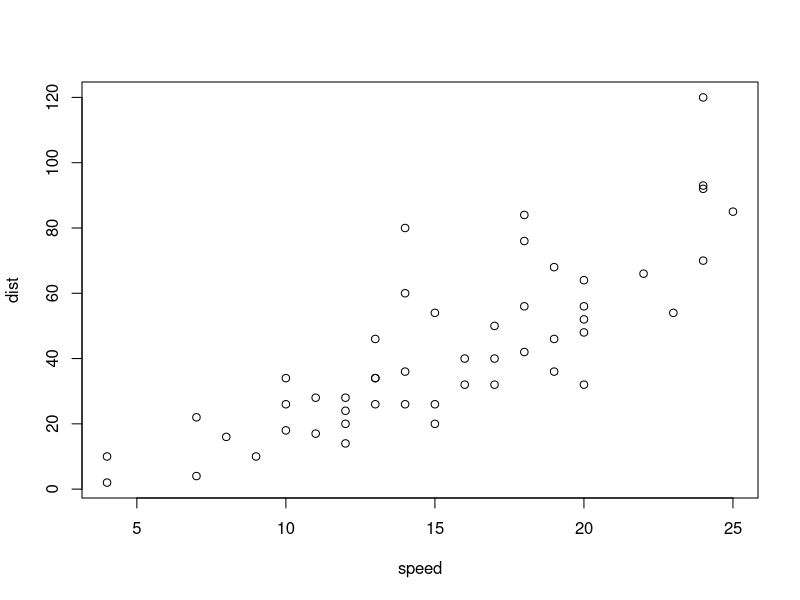
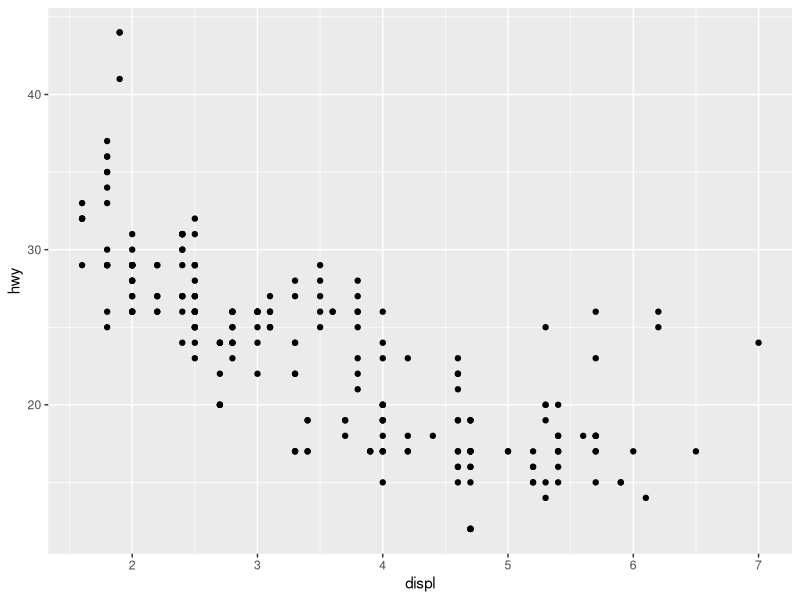
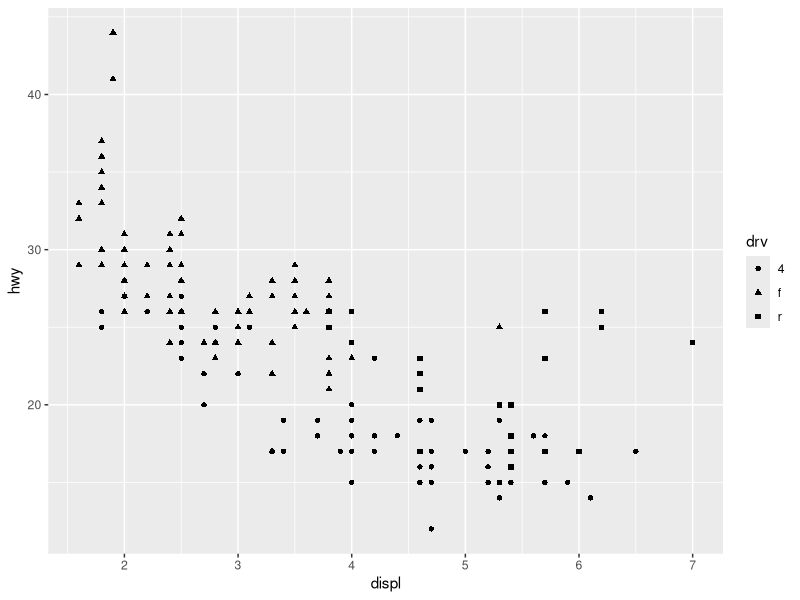
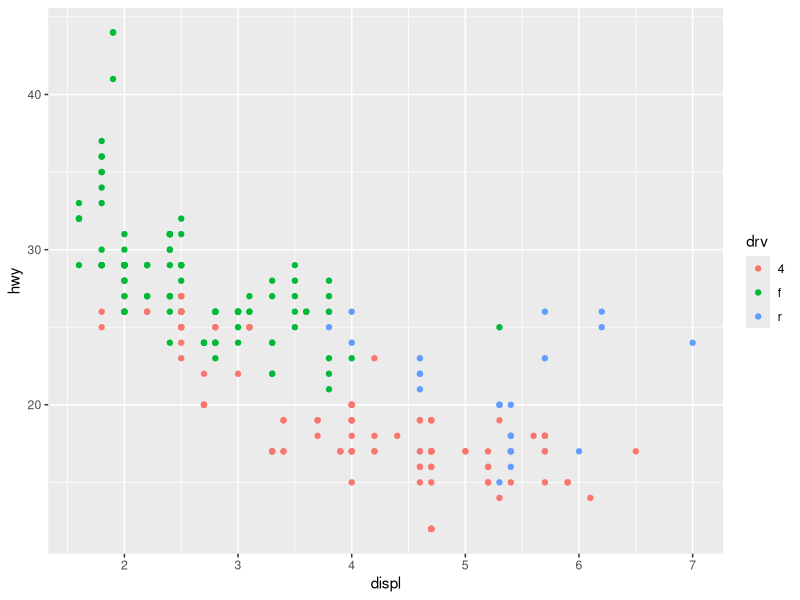
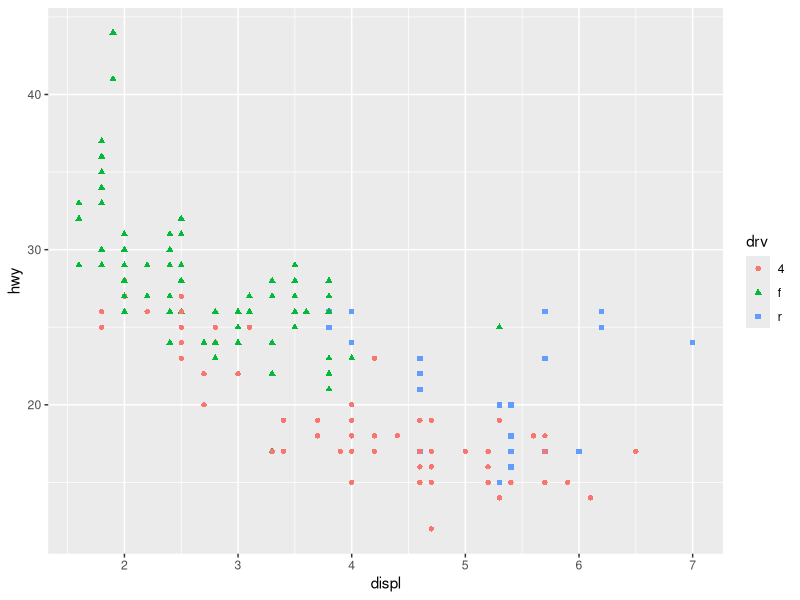
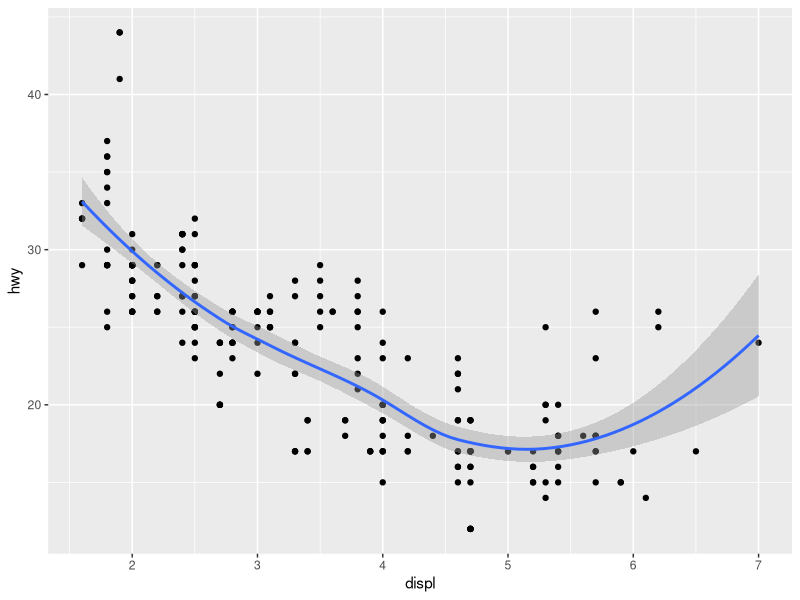
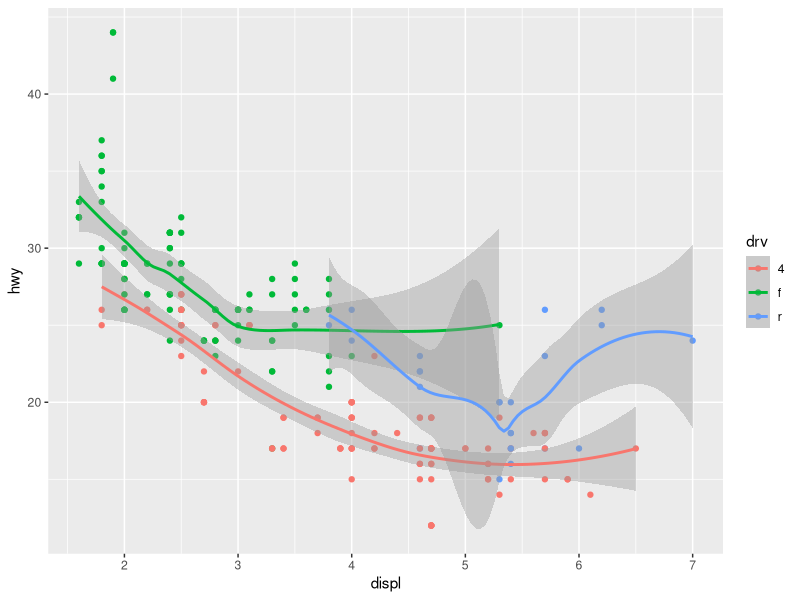
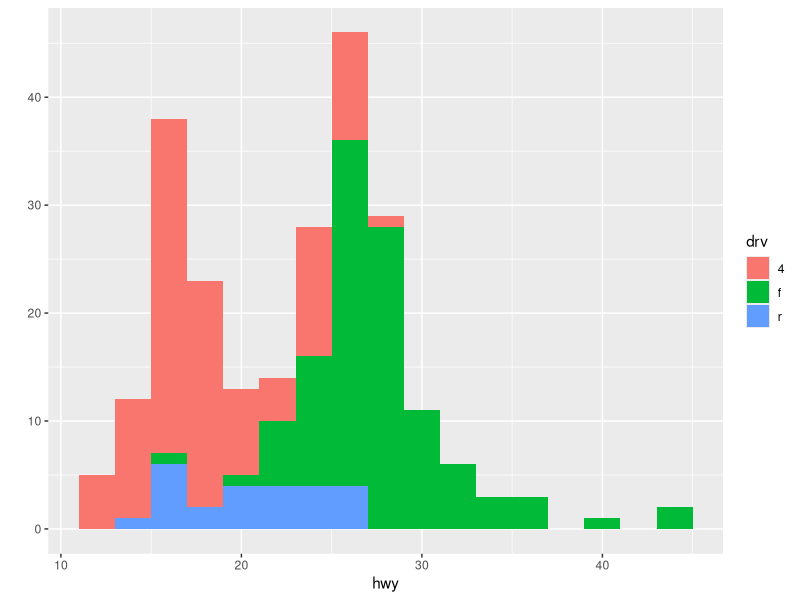

These charts were generated, in order, by the following R code:
## ---- chunk 1
plot(cars)
## ---- chunk 2
library(tidyverse)
mpg
## ---- chunk 3
#obtenemos más información (ej. fila, columna)
#distinta forma de ver los datos
str(mpg)
## ---- chunk 4
#qplot para visualización rápida de los datos
#x=displ, y = hwy, data = mpg (dónde están los datos)
qplot(displ,hwy, data = mpg)
## ---- chunk 5
#drv tipo de transmisión que tiene el coche
qplot(displ, hwy, data = mpg, shape = drv)
## ---- chunk 6
#los separamos por color
qplot(displ, hwy, data = mpg, color= drv)
#qplot es más sencillo que ggplot, para exploración rápida de los datos
## ---- chunk 7
#color y forma
qplot(displ, hwy, data = mpg, color = drv, shape= drv)
## ---- chunk 8
#tratamos de buscar tendencias geom = c("point","smooth)
qplot(displ, hwy, data = mpg, geom = c("point", "smooth") )
## ---- chunk 9
#tendencia, tipo de transmisión
qplot(displ, hwy, data = mpg,color = drv, geom=c("point","smooth"))
## ---- chunk 10
qplot(hwy, data = mpg, fill= drv, binwidth = 2)
#no es buena visualización de los datos
## ---- chunk 11
#separamos los datos
qplot(drv, hwy, data = mpg, geom = "boxplot")
## ---- chunk 12
qplot(hwy, data=mpg, facets = drv ~., binwidth=2)# ~. para mostrarlo en fila o columna, depnde de dónde lo pongamos
#Nos da en filas
## ---- chunk 13
#En columnas (facets)
qplot(hwy, data = mpg, facets = ~ drv, binwidth=2)
## ---- chunk 14
qplot(hwy, data = mpg, facets = .~ drv, binwidth=2, fill = drv)
## ---- chunk 15
qplot(displ, hwy, data =mpg, facets = .~drv)
## ---- chunk 16
qplot(displ, hwy, data = mpg, facets = .~ drv) + geom_smooth()
## ---- chunk 17
qplot(hwy, data = mpg, facets =.~ drv, fill = drv, geom = "density")
